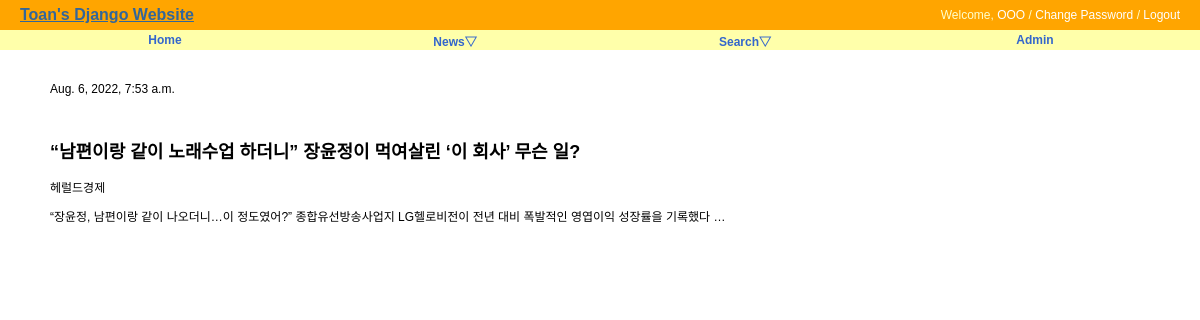
The page /news/news/1692 on the database its author committed.
### news/models.py (models this page shows, shortened)
class New(models.Model):
    title = models.CharField('TITLE', max_length=300, help_text='news title')
    writer = models.CharField('WRITER', max_length=100, help_text='publisher')
    preview = models.TextField('PREVIEW', unique=True)
    published_date = models.DateTimeField(default=timezone.now)
    class Meta:
        verbose_name = 'new'
        verbose_name_plural = 'news'
        db_table = 'news_new'
        ordering = ('-published_date',)

### news/views.py (the view)
# urls.py: path('news/<str:pk>', NewsDV.as_view(), name='news_detail'),
class NewsDV(DetailView):
    model = New

### news/templates/news/new_detail.html (shortened to what this page needs)
{% extends "base.html" %}
{% block content %}
<div id="content">
    <p>{{ new.published_date }}</p><br/>
    <h2> {{ object.title }}</h2>
    <p>{{ new.writer }}</p>
    <p>{{ new.preview }}</p>
</div>
{% endblock %}

### static/css/base.css (style rules this page uses)
body { font-family: "Lucida Grande", Verdana, Arial, sans-serif; font-size: 12px; }
div#content { position: absolute; top: 70px; left: 50px; right: 50px; }

### rows shown on the page
New: published_date "Aug. 6, 2022, 7:53 a.m.", title "“남편이랑 같이 노래수업 하더니” 장윤정이 먹여살린 ‘이 회사’ 무슨 일?", writer "헤럴드경제", preview "“장윤정, 남편이랑 같이 나오더니…이 정도였어?” 종합유선방송사업지 LG헬로비전이 전년 대비 폭발적인 영엽이익 성장률을 기록했다 …"
